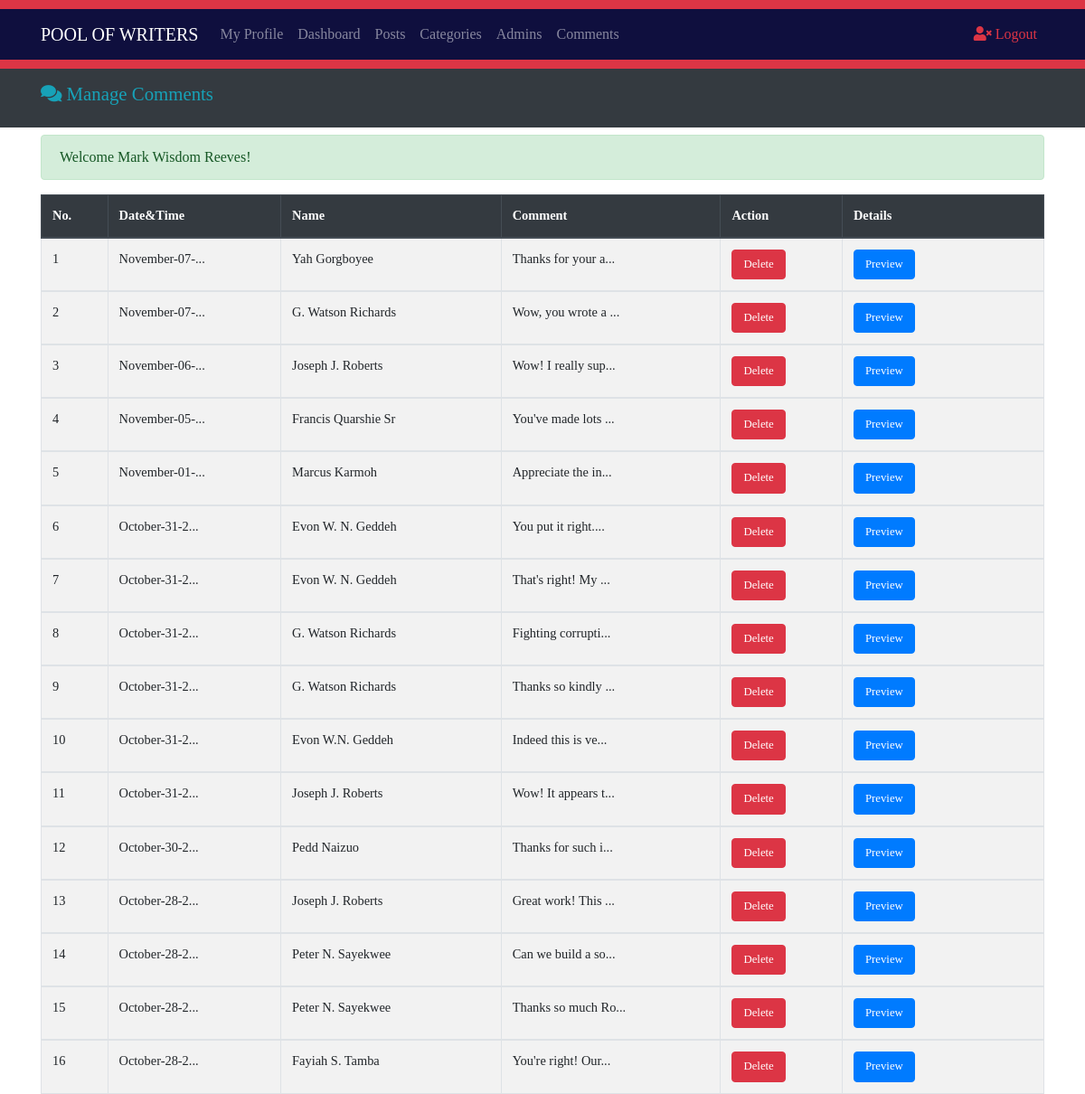
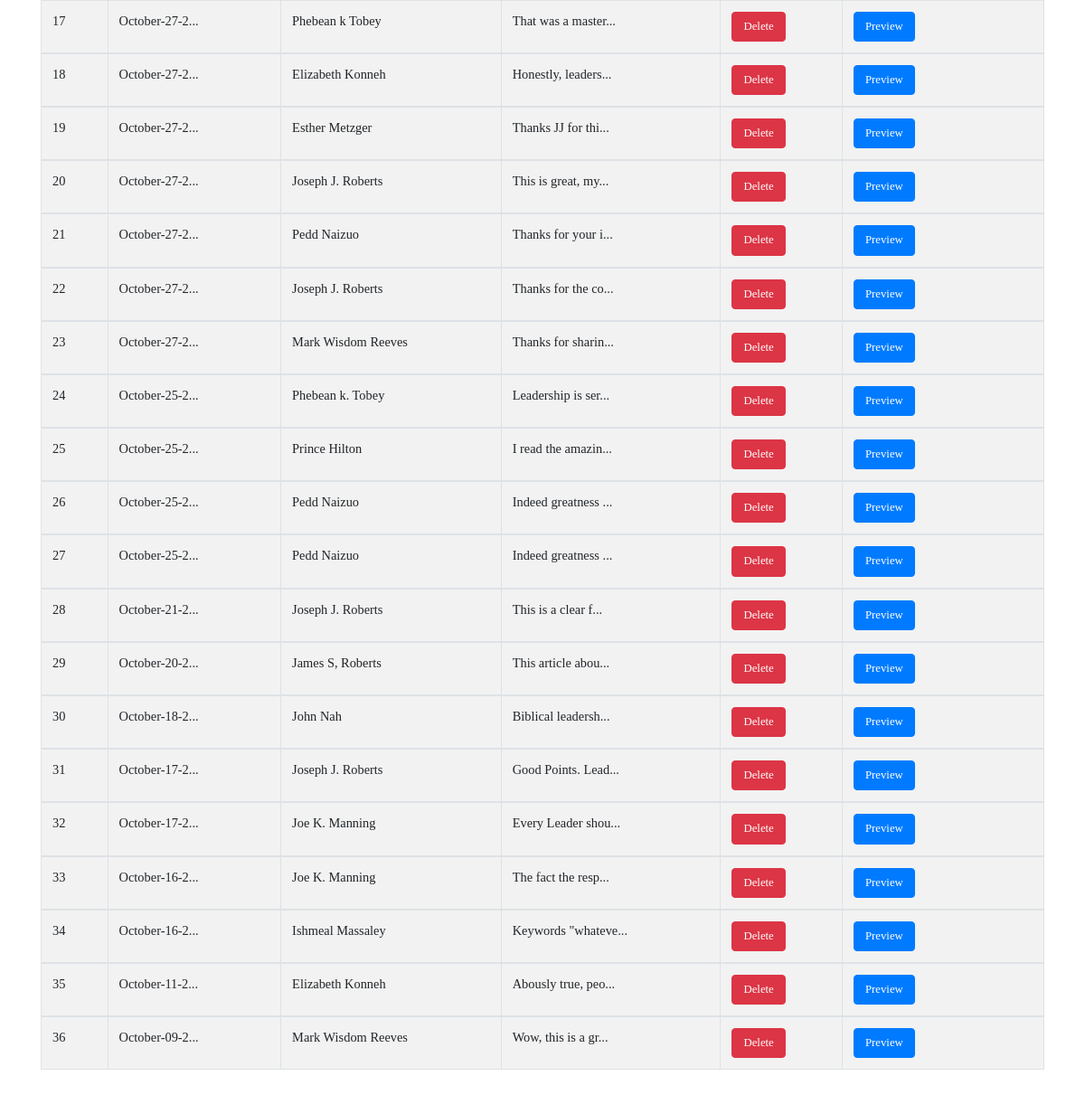
The page /view-all-comments.php (signed in) on the database its author committed (2 pictures, top to bottom).
### tables this page shows
CREATE TABLE `comments` (
  `id` int(10) NOT NULL,
  `datetime` varchar(50) NOT NULL,
  `name` varchar(50) NOT NULL,
  `email` varchar(50) NOT NULL,
  `comment` varchar(500) NOT NULL,
  `approvedby` varchar(50) NOT NULL,
  `status` varchar(10) NOT NULL,
  `post_id` int(10) NOT NULL
);

### view-all-comments.php (the view, shortened to what this page needs)
<?php include( './includes/globalSessions.php' );
?>
<!DOCTYPE html>
<html lang='en'>
<head>
  <?php include ( './includes/head.php' );
?>
</head>
<body>
  <?php include ( './admin/inc/AdminNavbar.php' );
?>
  <header class='bg-dark text-white py-3'>
    <div class='container'>
      <div class='row'>
        <div class='col-md-12 text-info'>
          <h1 class='global_text_size_on_small_screen_dashboard_title'><i class='fas fa-comments text-info'></i> Manage
            Comments</h1>
        </div>
      </div>
    </div>
  </header>
  <section class='container py-2 mb-4'>
    <div class='row' style='min-height: 30px;'>
      <div class='col-lg-12' style='min-height: 400px;'>
        <?php
echo SuccessMessage();
?>
        <div class='global_responsive_table_container'>
          <table class='table table-striped table-bordered table-hover'>
            <thead class='thead-dark'>
              <tr>
                <th>No.</th>
                <th>Date&Time</th>
                <th>Name</th>
                <th>Comment</th>
                <th>Action</th>
                <th>Details</th>
              </tr>
            </thead>
            <?php
global $conn;
$sql = 'SELECT * FROM comments ORDER BY id DESC';
$Execute = $conn->query( $sql );
$SrNo = 0;
while ( $DataRows = $Execute->fetch() ) {
    $CommentId = $DataRows[ 'id' ];
    $DateTime = $DataRows[ 'datetime' ];
    $CommenterName = $DataRows[ 'name' ];
    $CommentContent = $DataRows[ 'comment' ];
    $CommentPostId = $DataRows[ 'post_id' ];
    $SrNo++;
    ?>
            <tbody>
              <tr>
                <td><?php echo htmlentities( $SrNo );
    ?></td>
                <td>
                  <?php if ( strlen( $DateTime ) > 10 ) {
        $DateTime = substr( $DateTime, 0, 12 ).'...';
    }
    echo htmlentities( $DateTime );
    ?>
                </td>
                <td><?php echo htmlentities( $CommenterName );
    ?></td>
                <td>
                  <?php if ( strlen( $CommentContent ) > 15 ) {
        $CommentContent = substr( $CommentContent, 0, 17 ).'...';
    }
    echo htmlentities( $CommentContent );
    ?>
                </td>
                <td>
                  <a href="delete-comment.php?id=<?php echo $CommentId; ?>" class='btn btn-danger'>Delete</a>
                </td>
                <td style='min-width: 140px;'>
                  <a class='btn btn-primary' href="blog-post-detail.php?id=<?php echo $CommentPostId; ?>"
                    target='_blank'>Preview</a>
                </td>
              </tr>
            </tbody>
            <?php }
    ?>
          </table>
        </div>
      </div>
    </div>
  </section>
  <?php include ( './admin/inc/footer.php' );
    ?>

### includes/head.php (style rules this page uses)
* { padding: 0; margin: 0; font-family: Bitter, Georgia, 'Times New Roman', Times, serif; box-sizing: border-box; }
.global_responsive_table_container th { font-size: 0.9rem; }
.global_responsive_table_container td { font-size: 0.9rem; }
.global_responsive_table_container td a { font-size: 0.8rem; }
.global_text_size_on_small_screen_dashboard_title { font-size: 1.3rem; }

### rows shown on the page
comments: datetime "November-07-...", name "Yah Gorgboyee", comment "Thanks for your a..."
comments: datetime "November-07-...", name "G. Watson Richards", comment "Wow, you wrote a ..."
comments: datetime "November-06-...", name "Joseph J. Roberts", comment "Wow! I really sup..."
comments: datetime "November-05-...", name "Francis Quarshie Sr", comment "You've made lots ..."
comments: datetime "November-01-...", name "Marcus Karmoh", comment "Appreciate the in..."
comments: datetime "October-31-2...", name "Evon W. N. Geddeh", comment "You put it right...."
comments: datetime "October-31-2...", name "Evon W. N. Geddeh", comment "That's right! My ..."
comments: datetime "October-31-2...", name "G. Watson Richards", comment "Fighting corrupti..."
comments: datetime "October-31-2...", name "G. Watson Richards", comment "Thanks so kindly ..."
comments: datetime "October-31-2...", name "Evon W.N. Geddeh", comment "Indeed this is ve..."
comments: datetime "October-31-2...", name "Joseph J. Roberts", comment "Wow! It appears t..."
comments: datetime "October-30-2...", name "Pedd Naizuo", comment "Thanks for such i..."
comments: datetime "October-28-2...", name "Joseph J. Roberts", comment "Great work! This ..."
comments: datetime "October-28-2...", name "Peter N. Sayekwee", comment "Can we build a so..."
comments: datetime "October-28-2...", name "Peter N. Sayekwee", comment "Thanks so much Ro..."
comments: datetime "October-28-2...", name "Fayiah S. Tamba", comment "You're right! Our..."
comments: datetime "October-27-2...", name "Phebean k Tobey", comment "That was a master..."
comments: datetime "October-27-2...", name "Elizabeth Konneh", comment "Honestly, leaders..."
comments: datetime "October-27-2...", name "Esther Metzger", comment "Thanks JJ for thi..."
comments: datetime "October-27-2...", name "Joseph J. Roberts", comment "This is great, my..."
comments: datetime "October-27-2...", name "Pedd Naizuo", comment "Thanks for your i..."
comments: datetime "October-27-2...", name "Joseph J. Roberts", comment "Thanks for the co..."
comments: datetime "October-27-2...", name "Mark Wisdom Reeves", comment "Thanks for sharin..."
comments: datetime "October-25-2...", name "Phebean k. Tobey", comment "Leadership is ser..."
comments: datetime "October-25-2...", name "Prince Hilton", comment "I read the amazin..."
comments: datetime "October-25-2...", name "Pedd Naizuo", comment "Indeed greatness ..."
comments: datetime "October-25-2...", name "Pedd Naizuo", comment "Indeed greatness ..."
comments: datetime "October-21-2...", name "Joseph J. Roberts", comment "This is a clear f..."
comments: datetime "October-20-2...", name "James S, Roberts", comment "This article abou..."
comments: datetime "October-18-2...", name "John Nah", comment "Biblical leadersh..."
comments: datetime "October-17-2...", name "Joseph J. Roberts", comment "Good Points. Lead..."
comments: datetime "October-17-2...", name "Joe K. Manning", comment "Every Leader shou..."
comments: datetime "October-16-2...", name "Joe K. Manning", comment "The fact the resp..."
comments: datetime "October-16-2...", name "Ishmeal Massaley", comment "Keywords \"whateve..."
comments: datetime "October-11-2...", name "Elizabeth Konneh", comment "Abously true, peo..."
comments: datetime "October-09-2...", name "Mark Wisdom Reeves", comment "Wow, this is a gr..."

### other values the page prints
SuccessMessage() "Welcome Mark Wisdom Reeves!"
